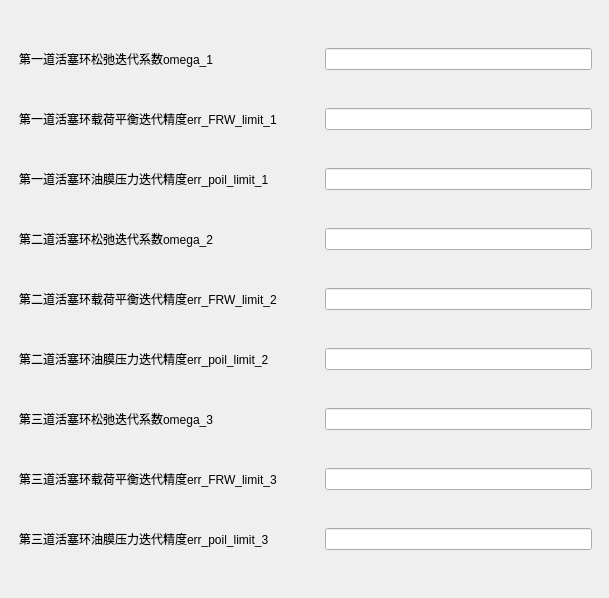
<?xml version="1.0" encoding="UTF-8"?>
<ui version="4.0">
 <class>Input_Fourth_1_dialog_UI</class>
 <widget class="QWidget" name="Input_Fourth_1_dialog_UI">
  <property name="geometry">
   <rect>
    <x>0</x>
    <y>0</y>
    <width>609</width>
    <height>598</height>
   </rect>
  </property>
  <property name="windowTitle">
   <string>Form</string>
  </property>
  <widget class="CardWidget" name="CardWidget_212">
   <property name="geometry">
    <rect>
     <x>10</x>
     <y>10</y>
     <width>591</width>
     <height>581</height>
    </rect>
   </property>
   <property name="minimumSize">
    <size>
     <width>0</width>
     <height>0</height>
    </size>
   </property>
   <layout class="QGridLayout" name="gridLayout_153">
    <item row="0" column="0">
     <widget class="SubtitleLabel" name="SubtitleLabel_1024">
      <property name="minimumSize">
       <size>
        <width>300</width>
        <height>28</height>
       </size>
      </property>
      <property name="maximumSize">
       <size>
        <width>451</width>
        <height>28</height>
       </size>
      </property>
      <property name="text">
       <string>第一道活塞环松弛迭代系数omega_1</string>
      </property>
     </widget>
    </item>
    <item row="5" column="0">
     <widget class="SubtitleLabel" name="SubtitleLabel_1026">
      <property name="minimumSize">
       <size>
        <width>300</width>
        <height>28</height>
       </size>
      </property>
      <property name="maximumSize">
       <size>
        <width>451</width>
        <height>28</height>
       </size>
      </property>
      <property name="text">
       <string>第二道活塞环松弛迭代系数omega_2</string>
      </property>
     </widget>
    </item>
    <item row="9" column="0">
     <widget class="StrongBodyLabel" name="StrongBodyLabel_43">
      <property name="minimumSize">
       <size>
        <width>300</width>
        <height>28</height>
       </size>
      </property>
      <property name="maximumSize">
       <size>
        <width>451</width>
        <height>28</height>
       </size>
      </property>
      <property name="text">
       <string>第三道活塞环载荷平衡迭代精度err_FRW_limit_3</string>
      </property>
     </widget>
    </item>
    <item row="7" column="0">
     <widget class="StrongBodyLabel" name="StrongBodyLabel_47">
      <property name="minimumSize">
       <size>
        <width>300</width>
        <height>28</height>
       </size>
      </property>
      <property name="maximumSize">
       <size>
        <width>451</width>
        <height>28</height>
       </size>
      </property>
      <property name="text">
       <string>第二道活塞环油膜压力迭代精度err_poil_limit_2</string>
      </property>
     </widget>
    </item>
    <item row="13" column="0">
     <widget class="StrongBodyLabel" name="StrongBodyLabel_44">
      <property name="minimumSize">
       <size>
        <width>300</width>
        <height>28</height>
       </size>
      </property>
      <property name="maximumSize">
       <size>
        <width>451</width>
        <height>28</height>
       </size>
      </property>
      <property name="text">
       <string>第三道活塞环油膜压力迭代精度err_poil_limit_3</string>
      </property>
     </widget>
    </item>
    <item row="3" column="0">
     <widget class="StrongBodyLabel" name="StrongBodyLabel_45">
      <property name="minimumSize">
       <size>
        <width>300</width>
        <height>28</height>
       </size>
      </property>
      <property name="maximumSize">
       <size>
        <width>451</width>
        <height>28</height>
       </size>
      </property>
      <property name="text">
       <string>第一道活塞环油膜压力迭代精度err_poil_limit_1</string>
      </property>
     </widget>
    </item>
    <item row="6" column="0">
     <widget class="StrongBodyLabel" name="StrongBodyLabel_46">
      <property name="minimumSize">
       <size>
        <width>300</width>
        <height>28</height>
       </size>
      </property>
      <property name="maximumSize">
       <size>
        <width>451</width>
        <height>28</height>
       </size>
      </property>
      <property name="text">
       <string>第二道活塞环载荷平衡迭代精度err_FRW_limit_2</string>
      </property>
     </widget>
    </item>
    <item row="8" column="0">
     <widget class="SubtitleLabel" name="SubtitleLabel_1027">
      <property name="minimumSize">
       <size>
        <width>300</width>
        <height>28</height>
       </size>
      </property>
      <property name="maximumSize">
       <size>
        <width>451</width>
        <height>28</height>
       </size>
      </property>
      <property name="text">
       <string>第三道活塞环松弛迭代系数omega_3</string>
      </property>
     </widget>
    </item>
    <item row="2" column="0">
     <widget class="StrongBodyLabel" name="StrongBodyLabel_42">
      <property name="minimumSize">
       <size>
        <width>300</width>
        <height>28</height>
       </size>
      </property>
      <property name="maximumSize">
       <size>
        <width>451</width>
        <height>28</height>
       </size>
      </property>
      <property name="text">
       <string>第一道活塞环载荷平衡迭代精度err_FRW_limit_1</string>
      </property>
     </widget>
    </item>
    <item row="0" column="1">
     <widget class="LineEdit" name="LineEdit"/>
    </item>
    <item row="2" column="1">
     <widget class="LineEdit" name="LineEdit_2"/>
    </item>
    <item row="3" column="1">
     <widget class="LineEdit" name="LineEdit_3"/>
    </item>
    <item row="5" column="1">
     <widget class="LineEdit" name="LineEdit_4"/>
    </item>
    <item row="6" column="1">
     <widget class="LineEdit" name="LineEdit_5"/>
    </item>
    <item row="7" column="1">
     <widget class="LineEdit" name="LineEdit_6"/>
    </item>
    <item row="8" column="1">
     <widget class="LineEdit" name="LineEdit_7"/>
    </item>
    <item row="9" column="1">
     <widget class="LineEdit" name="LineEdit_8"/>
    </item>
    <item row="13" column="1">
     <widget class="LineEdit" name="LineEdit_9"/>
    </item>
   </layout>
  </widget>
 </widget>
 <customwidgets>
  <customwidget>
   <class>CardWidget</class>
   <extends>QFrame</extends>
   <header>qfluentwidgets</header>
   <container>1</container>
  </customwidget>
  <customwidget>
   <class>StrongBodyLabel</class>
   <extends>QLabel</extends>
   <header>qfluentwidgets</header>
  </customwidget>
  <customwidget>
   <class>SubtitleLabel</class>
   <extends>QLabel</extends>
   <header>qfluentwidgets</header>
  </customwidget>
  <customwidget>
   <class>LineEdit</class>
   <extends>QLineEdit</extends>
   <header>qfluentwidgets</header>
  </customwidget>
 </customwidgets>
 <resources/>
 <connections/>
</ui>
